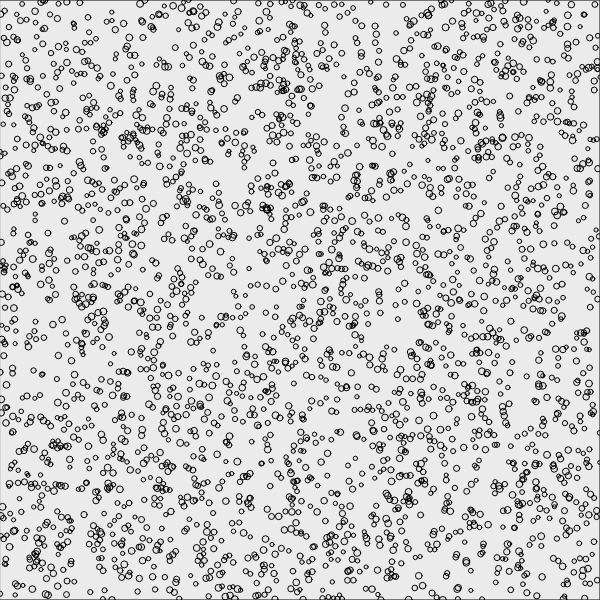
Frame 1 (no input)
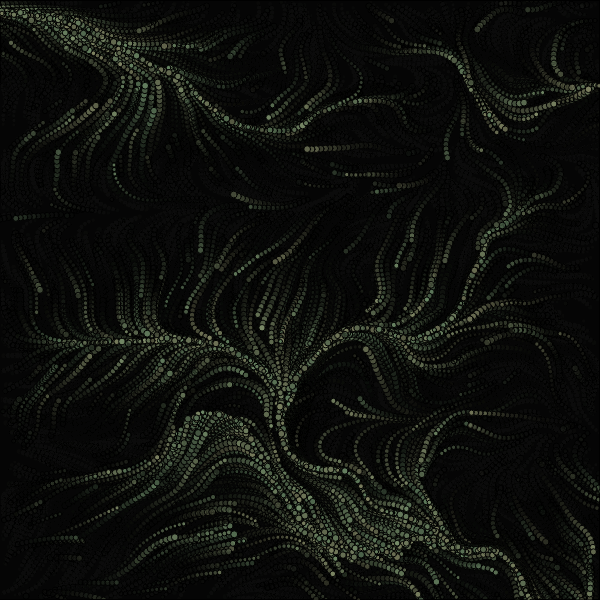
Frame 60 (no input)
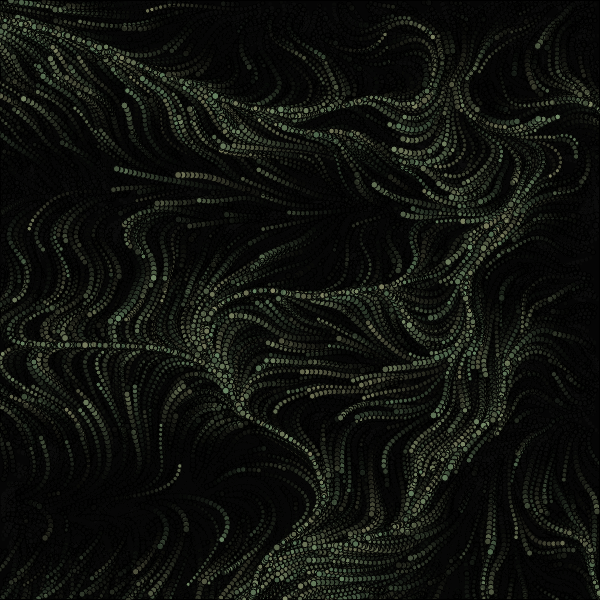
Frame 120 (the mouse pressed at the canvas centre since frame 60)

The p5.js sketch that drew these frames (run headless with seeded random() and noise() and a simulated clock; from frame 60 on, the mouse is pressed at the canvas centre):

// p5.js sketch
// ── sketch.js
var canvasSize = 600
var part = 3000
var noiseScale = 5
var opacityFactor = 10
var speed = 0

var xCoor = []
var yCoor = []
var diam = []
var colon = []
var ope = []
var time = 0

function setup() {
  var noiseScale = 5*random(0,4)
  var colorChoice = random(0,225)
  speed = 0.0025*int(random(1,5))
  strokeWeight(10)
  createCanvas(canvasSize, canvasSize);
  for ( let i = 0; i < part; i++){
    xCoor.push(random());
    yCoor.push(random());
    diam.push(canvasSize/150+random()*canvasSize/200);
    colon.push(colorChoice+random()*35);
    ope.push(0)
  }
}

function flow() {
  time += 0.0075
  
  for (let i = 0; i < part; i++){
    
    let x = xCoor[i]
    let y = yCoor[i]

    let deltaX = sin(noise(cos(x)*noiseScale,sin(y)*noiseScale,sin(time*0.1)*5)*TWO_PI*2)
    let deltaY = cos(noise(-cos(x)*noiseScale,-sin(y)*noiseScale,sin(time*0.1)*5)*TWO_PI*2)

    xCoor[i] = x + deltaX*speed
    yCoor[i] = y + deltaY*speed

  }

}

function draw() {
  fill(0,0,0,20)
  rect(0,0,canvasSize,canvasSize)
  
  for (let i = 0; i < part; i++){
    ope[i] += opacityFactor
    colorMode(HSB,255)
    fill(colon[i],64+sin(random(0,PI)*16),random(96,127)+sin(ope[i])*16,ope[i]);
    circle(xCoor[i]*canvasSize,yCoor[i]*canvasSize,diam[i]);
    if (xCoor[i] > 1 || yCoor[i] > 1 || xCoor[i] < 0 || yCoor[i] < 0 || random()<0.005){
      xCoor[i] = random(); 
      yCoor[i] = random();
      ope[i] = 0
    }
  }
  flow();
}
